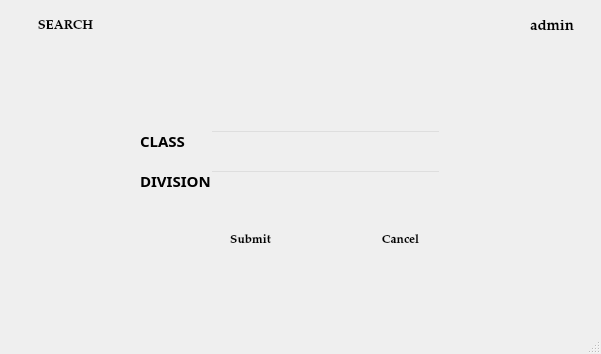
<?xml version="1.0" encoding="UTF-8"?>
<ui version="4.0">
 <class>view03</class>
 <widget class="QMainWindow" name="view03">
  <property name="geometry">
   <rect>
    <x>0</x>
    <y>0</y>
    <width>601</width>
    <height>354</height>
   </rect>
  </property>
  <property name="windowTitle">
   <string>MainWindow</string>
  </property>
  <widget class="QWidget" name="centralwidget">
   <widget class="QLabel" name="invalid">
    <property name="geometry">
     <rect>
      <x>150</x>
      <y>350</y>
      <width>251</width>
      <height>31</height>
     </rect>
    </property>
    <property name="font">
     <font>
      <family>MS Sans Serif</family>
     </font>
    </property>
    <property name="styleSheet">
     <string notr="true">color: rgb(255, 3, 3);</string>
    </property>
    <property name="text">
     <string/>
    </property>
   </widget>
   <widget class="QLabel" name="label">
    <property name="enabled">
     <bool>true</bool>
    </property>
    <property name="geometry">
     <rect>
      <x>-10</x>
      <y>-20</y>
      <width>751</width>
      <height>541</height>
     </rect>
    </property>
    <property name="frameShadow">
     <enum>QFrame::Plain</enum>
    </property>
    <property name="text">
     <string/>
    </property>
    <property name="pixmap">
     <pixmap resource="pic.qrc">:/newPrefix/ttt.jpg</pixmap>
    </property>
   </widget>
   <widget class="QPushButton" name="add">
    <property name="geometry">
     <rect>
      <x>10</x>
      <y>10</y>
      <width>111</width>
      <height>31</height>
     </rect>
    </property>
    <property name="font">
     <font>
      <family>Palatino Linotype</family>
      <pointsize>10</pointsize>
      <weight>75</weight>
      <bold>true</bold>
     </font>
    </property>
    <property name="acceptDrops">
     <bool>false</bool>
    </property>
    <property name="styleSheet">
     <string notr="true">background-color: rgb(255, 255, 255);</string>
    </property>
    <property name="text">
     <string>SEARCH</string>
    </property>
    <property name="checkable">
     <bool>false</bool>
    </property>
    <property name="default">
     <bool>true</bool>
    </property>
    <property name="flat">
     <bool>true</bool>
    </property>
   </widget>
   <widget class="QLabel" name="label_2">
    <property name="geometry">
     <rect>
      <x>500</x>
      <y>10</y>
      <width>31</width>
      <height>31</height>
     </rect>
    </property>
    <property name="text">
     <string/>
    </property>
    <property name="pixmap">
     <pixmap resource="pic.qrc">:/newPrefix/icon.png</pixmap>
    </property>
   </widget>
   <widget class="QLabel" name="label_3">
    <property name="geometry">
     <rect>
      <x>530</x>
      <y>20</y>
      <width>47</width>
      <height>13</height>
     </rect>
    </property>
    <property name="font">
     <font>
      <family>Palatino Linotype</family>
      <pointsize>11</pointsize>
      <weight>75</weight>
      <bold>true</bold>
     </font>
    </property>
    <property name="text">
     <string>admin</string>
    </property>
   </widget>
   <widget class="QLabel" name="label_13">
    <property name="geometry">
     <rect>
      <x>140</x>
      <y>130</y>
      <width>81</width>
      <height>21</height>
     </rect>
    </property>
    <property name="font">
     <font>
      <family>Myriad Pro Light</family>
      <pointsize>11</pointsize>
      <weight>75</weight>
      <bold>true</bold>
     </font>
    </property>
    <property name="text">
     <string>CLASS</string>
    </property>
   </widget>
   <widget class="QLineEdit" name="classsrch">
    <property name="geometry">
     <rect>
      <x>210</x>
      <y>130</y>
      <width>231</width>
      <height>21</height>
     </rect>
    </property>
    <property name="styleSheet">
     <string notr="true">background:transparent</string>
    </property>
   </widget>
   <widget class="QLabel" name="invalid_2">
    <property name="geometry">
     <rect>
      <x>210</x>
      <y>190</y>
      <width>151</width>
      <height>16</height>
     </rect>
    </property>
    <property name="font">
     <font>
      <family>MS Sans Serif</family>
      <pointsize>10</pointsize>
      <weight>75</weight>
      <bold>true</bold>
     </font>
    </property>
    <property name="styleSheet">
     <string notr="true">color:rgb(238, 0, 0)</string>
    </property>
    <property name="text">
     <string/>
    </property>
   </widget>
   <widget class="QPushButton" name="cancel">
    <property name="geometry">
     <rect>
      <x>360</x>
      <y>230</y>
      <width>81</width>
      <height>21</height>
     </rect>
    </property>
    <property name="font">
     <font>
      <family>Palatino Linotype</family>
      <pointsize>9</pointsize>
      <weight>75</weight>
      <bold>true</bold>
     </font>
    </property>
    <property name="acceptDrops">
     <bool>false</bool>
    </property>
    <property name="styleSheet">
     <string notr="true">background-color: rgb(255, 255, 255);</string>
    </property>
    <property name="text">
     <string>Cancel</string>
    </property>
    <property name="checkable">
     <bool>false</bool>
    </property>
    <property name="default">
     <bool>true</bool>
    </property>
    <property name="flat">
     <bool>true</bool>
    </property>
   </widget>
   <widget class="QPushButton" name="submit">
    <property name="geometry">
     <rect>
      <x>210</x>
      <y>230</y>
      <width>81</width>
      <height>21</height>
     </rect>
    </property>
    <property name="font">
     <font>
      <family>Palatino Linotype</family>
      <pointsize>9</pointsize>
      <weight>75</weight>
      <bold>true</bold>
     </font>
    </property>
    <property name="acceptDrops">
     <bool>false</bool>
    </property>
    <property name="styleSheet">
     <string notr="true">background-color: rgb(255, 255, 255);</string>
    </property>
    <property name="text">
     <string>Submit</string>
    </property>
    <property name="checkable">
     <bool>false</bool>
    </property>
    <property name="default">
     <bool>true</bool>
    </property>
    <property name="flat">
     <bool>true</bool>
    </property>
   </widget>
   <widget class="QLabel" name="invalid_3">
    <property name="geometry">
     <rect>
      <x>210</x>
      <y>240</y>
      <width>231</width>
      <height>31</height>
     </rect>
    </property>
    <property name="font">
     <font>
      <family>MS Shell Dlg 2</family>
      <pointsize>10</pointsize>
      <weight>50</weight>
      <bold>false</bold>
     </font>
    </property>
    <property name="styleSheet">
     <string notr="true">color:rgb(238, 0, 0)
</string>
    </property>
    <property name="text">
     <string/>
    </property>
    <property name="alignment">
     <set>Qt::AlignLeading|Qt::AlignLeft|Qt::AlignTop</set>
    </property>
   </widget>
   <widget class="QLineEdit" name="division">
    <property name="geometry">
     <rect>
      <x>210</x>
      <y>170</y>
      <width>231</width>
      <height>21</height>
     </rect>
    </property>
    <property name="styleSheet">
     <string notr="true">background:transparent</string>
    </property>
   </widget>
   <widget class="QLabel" name="label_14">
    <property name="geometry">
     <rect>
      <x>140</x>
      <y>170</y>
      <width>81</width>
      <height>21</height>
     </rect>
    </property>
    <property name="font">
     <font>
      <family>Myriad Pro Light</family>
      <pointsize>11</pointsize>
      <weight>75</weight>
      <bold>true</bold>
     </font>
    </property>
    <property name="text">
     <string>DIVISION</string>
    </property>
   </widget>
  </widget>
  <widget class="QMenuBar" name="menubar">
   <property name="geometry">
    <rect>
     <x>0</x>
     <y>0</y>
     <width>601</width>
     <height>21</height>
    </rect>
   </property>
  </widget>
  <widget class="QStatusBar" name="statusbar"/>
 </widget>
 <tabstops>
  <tabstop>classsrch</tabstop>
  <tabstop>division</tabstop>
  <tabstop>submit</tabstop>
  <tabstop>cancel</tabstop>
  <tabstop>add</tabstop>
 </tabstops>
 <resources>
  <include location="pic.qrc"/>
 </resources>
 <connections/>
</ui>
